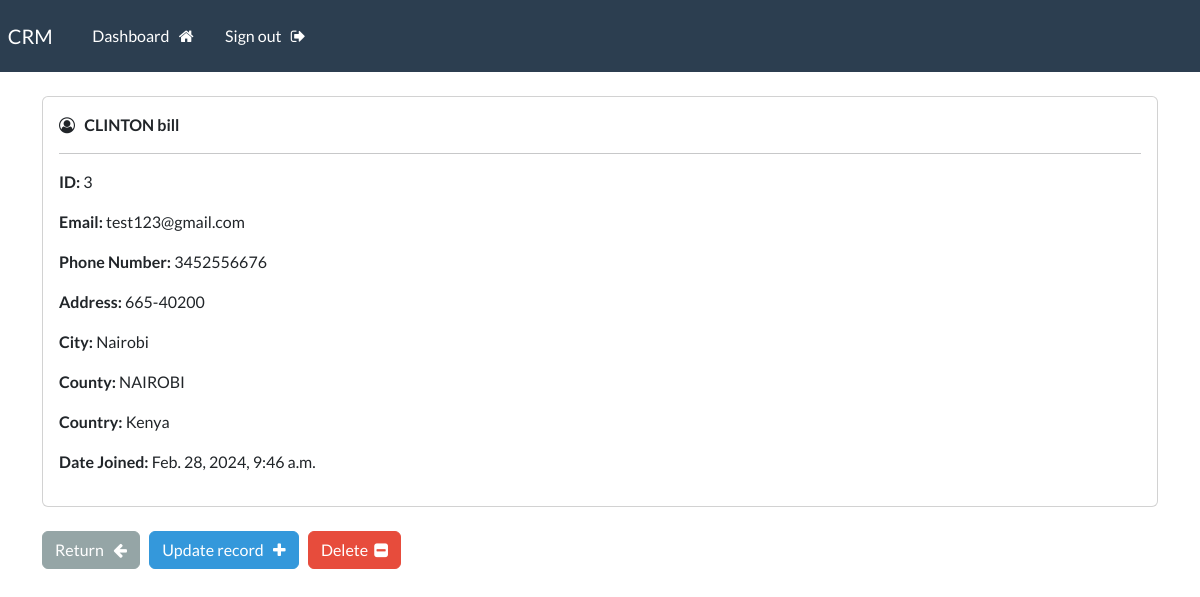
Screenshot of /record/3 (signed in) with the database file from the repository.
### crudapp/models.py (models this page shows, shortened)
class Records(models.Model):
    creation_date = models.DateTimeField(auto_now_add=True)
    first_name = models.CharField(max_length=100)
    last_name = models.CharField(max_length=100)
    email = models.CharField(max_length =255)
    phone = models.CharField(max_length=20)
    address = models.CharField(max_length=300)
    city = models.CharField(max_length=150)
    county= models.CharField(max_length= 100)
    country = models.CharField(max_length=100)

### crudapp/views.py (the view)
# urls.py: path('record/<int:pk>', views.singular_record, name='record'),
@login_required(login_url='login')
def singular_record(request,pk):
    all_records = Records.objects.get(id=pk)
    context = {'record' :all_records}
    return render (request, 'crudapp/view-record.html', context=context)

### crudapp/templates/crudapp/view-record.html (shortened to what this page needs)
{% extends 'crudapp/base.html' %}
{% block content %}
    <div class="card">
        <div class="card-body">
            <i class="fa fa-user-circle-o" aria-hidden="true"></i> &nbsp;
            <strong>
            {{ record.last_name|upper }}
            {{ record.first_name }}
            </strong>
            <hr>
            <p><strong>ID:</strong> {{record.id}}</p>
            <p><strong>Email:</strong> {{record.email}}</p>
            <p><strong>Phone Number:</strong> {{record.phone}}</p>
            <p><strong>Address:</strong> {{record.address}}</p>
            <p><strong>City:</strong> {{record.city}}</p>
            <p><strong>County:</strong> {{record.county}}</p>
            <p><strong>Country:</strong> {{record.country}}</p>
            <p><strong>Date Joined:</strong> {{record.creation_date}}</p>
        </div>
    </div>
    <br>
    <a href="{% url 'dashboard' %}" class="btn btn-secondary"> Return &nbsp; <i class="fa fa-arrow-left" aria-hidden="true"></i> </a>
    <a href="{% url 'update-record' record.id %}" class="btn btn-info"> Update record &nbsp; <i class="fa fa-plus" aria-hidden="true"></i> </a>
    <a href="{% url 'delete-record' record.id %}" class="btn btn-danger"> Delete &nbsp;<i class="fa fa-minus-square" aria-hidden="true"></i> </a>
{% endblock %}

### rows the page displays
Records: last_name "CLINTON", first_name "bill", id "3", email "test123@gmail.com", phone "3452556676", address "665-40200", city "Nairobi", county "NAIROBI", country "Kenya", creation_date "Feb. 28, 2024, 9:46 a.m."
